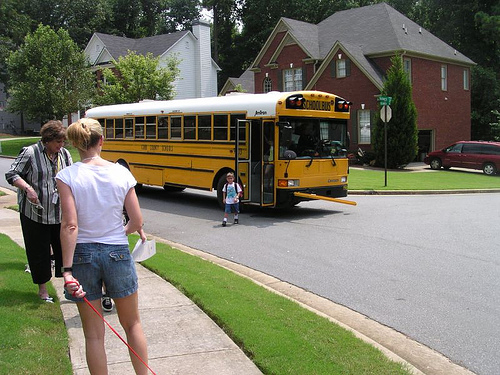
#> input picture Dataset/train/car/107389697.jpg, 500 x 375 px, found by its file name; its folder holds only this picture in this run
$ python tes1_back.py   (older library calls are emulated)
#> lines starting #> are read from the running program, lines starting #| are printed output that depends on the picture
# -*- coding: utf-8 -*-
"""
Created on Sat Mar 16 18:31:38 2019

@author: ritik
"""

#-----------------------------------
# FEATURE EXTRACTION
#-----------------------------------

# import the necessary packages
from sklearn.preprocessing import LabelEncoder
from sklearn.preprocessing import MinMaxScaler
import numpy as np
import mahotas
import cv2
import os
import h5py

# fixed-sizes for image
fixed_size = tuple((500, 500))

# path to training data
train_path = r"C:\Users\ritik\Desktop\train"


# bins for histogram
bins = 8


# feature-descriptor-1: Hu Moments
def fd_hu_moments(image):
    image = cv2.cvtColor(image, cv2.COLOR_BGR2GRAY)
    feature = cv2.HuMoments(cv2.moments(image)).flatten()
    return feature

# feature-descriptor-2: Haralick Texture
def fd_haralick(image):
    # convert the image to grayscale
    gray = cv2.cvtColor(image, cv2.COLOR_BGR2GRAY)
    # compute the haralick texture feature vector
    haralick = mahotas.features.haralick(gray).mean(axis=0)
    # return the result
    return haralick

# feature-descriptor-3: Color Histogram
def fd_histogram(image, mask=None):
    # convert the image to HSV color-space
    image = cv2.cvtColor(image, cv2.COLOR_BGR2HSV)
    # compute the color histogram
    hist  = cv2.calcHist([image], [0, 1, 2], None, [bins, bins, bins], [0, 256, 0, 256, 0, 256])
    # normalize the histogram
    cv2.normalize(hist, hist)
    # return the histogram
    return hist.flatten()

# get the training labels
train_labels = os.listdir(train_path)

# sort the training labels
train_labels.sort()
print(train_labels)

# Initialize lists to hold feature vectors and labels
global_features = []
labels = []

# num of images per class
images_per_class = 80

# loop over the training data sub-folders
for training_name in train_labels:
    # join the training data path and each species training folder
    dir_ = os.path.join(train_path, training_name)

    # get the current training label
    current_label = training_name

    list_of_files = os.listdir(dir_)
    #k = 1
    # loop over the images in each sub-folder
    for img_file in list_of_files:
        img_file_path = os.path.join(train_path, current_label, img_file)

        # read the image and resize it to a fixed-size
        image = cv2.imread(img_file_path)
#> image is the input picture: shape (375, 500, 3); mean B, G, R 100.8, 117.7, 119
        if image is None:
            raise RuntimeError("No image Found")

        image = cv2.resize(image, fixed_size)
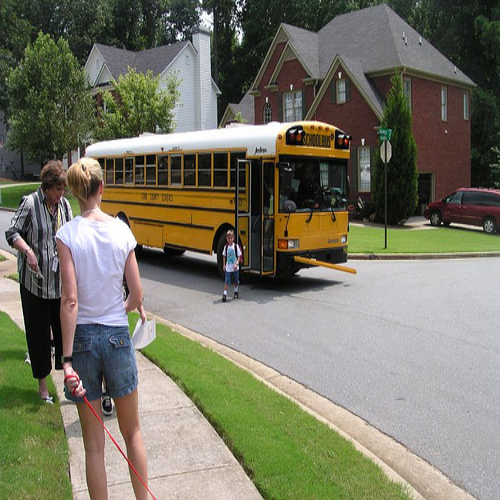
#> image: shape (500, 500, 3); mean B, G, R 100.8, 117.7, 119


        #  Feature extraction

        fv_hu_moments = fd_hu_moments(image)
#> in fd_hu_moments, `image = cv2.cvtColor(image, cv2.COLOR_BGR2GRAY)`:
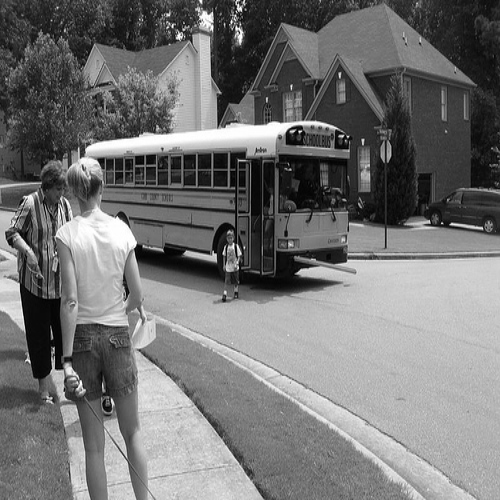
#> image: shape (500, 500); min 0, max 255, mean 116.1
#> in fd_hu_moments, `feature = cv2.HuMoments(cv2.moments(image)).flatten()`: feature = [0.00134, 1.75e-08, 7.26e-11, 3.82e-11, 1.74e-21, 1.29e-15, 1e-21]
#> fv_hu_moments has the same summary as feature in fd_hu_moments
#> (the run stopped early here; a loop or call above may not have finished)

$ run again, on Dataset/train/motorbike/1001827810.jpg
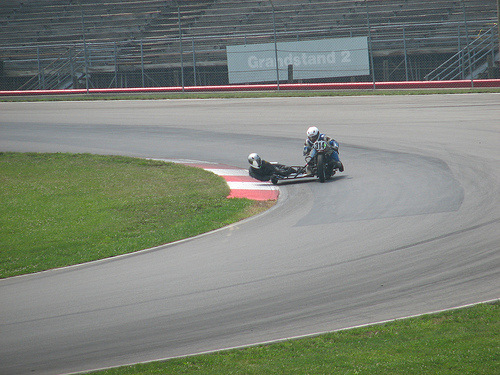
#> input picture Dataset/train/motorbike/1001827810.jpg, 500 x 375 px, found by its file name
#> image is the input picture: shape (375, 500, 3); mean B, G, R 120.2, 130.4, 124.2
#> `image = cv2.resize(image, fixed_size)`:
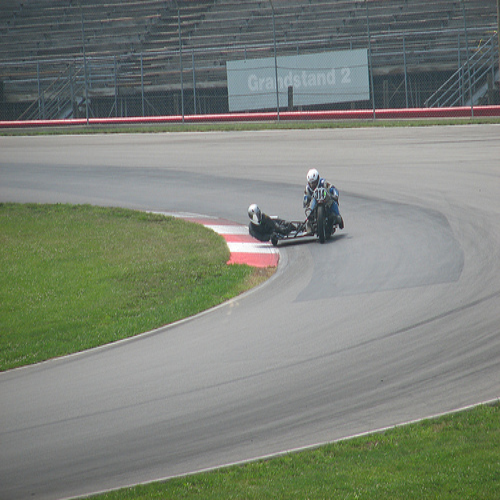
#> image: shape (500, 500, 3); mean B, G, R 120.2, 130.4, 124.2
#> in fd_hu_moments, `image = cv2.cvtColor(image, cv2.COLOR_BGR2GRAY)`:
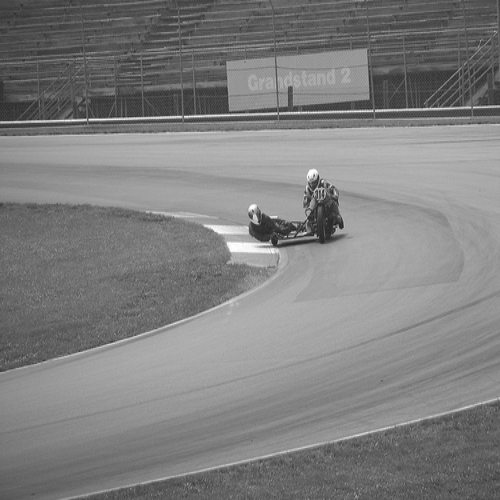
#> image: shape (500, 500); min 28, max 255, mean 127.4
#> feature = [0.00119, 4.17e-09, 2.01e-12, 2.44e-12, -5.39e-24, 3.07e-17, 4.54e-25]
#> fv_hu_moments has the same summary as feature in fd_hu_moments

$ run again, on Dataset/train/car/1123847819.jpg
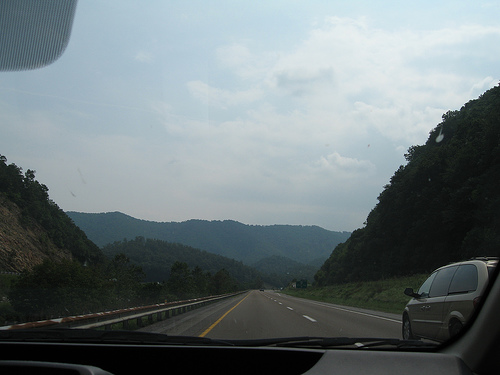
#> input picture Dataset/train/car/1123847819.jpg, 500 x 375 px, found by its file name
#> image is the input picture: shape (375, 500, 3); mean B, G, R 122.8, 120.1, 109.7
#> `image = cv2.resize(image, fixed_size)`:
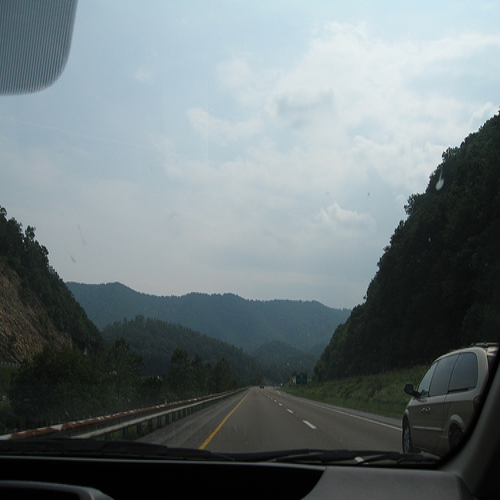
#> image: shape (500, 500, 3); mean B, G, R 122.8, 120.1, 109.7
#> feature = [0.00106, 1.5e-08, 1.42e-10, 4.35e-11, 3.41e-21, -5.3e-15, -2.53e-23]
#> fv_hu_moments has the same summary as feature in fd_hu_moments
